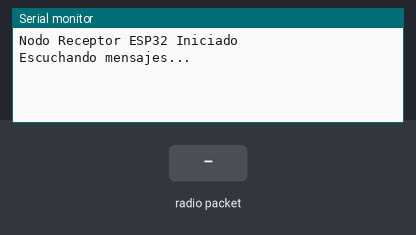
Simulated run of this sketch. Board: ESP32. On the bench: the last lines printed to the serial monitor. The test bench sets the inputs (shaded band). No radio packets arrive unless stated.

Above: at 1.2 s.
1.3 s: radio packet "1" arrives
At 2.5 s:
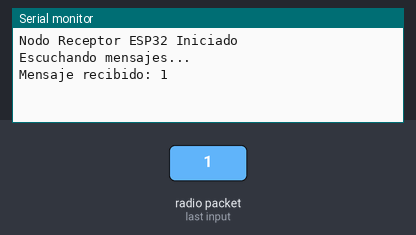
2.8 s: radio packet "0" arrives
At 3.8 s:
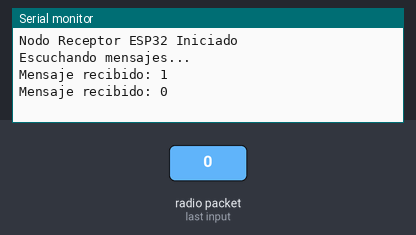
4.3 s: radio packet "2" arrives
At 4.9 s:
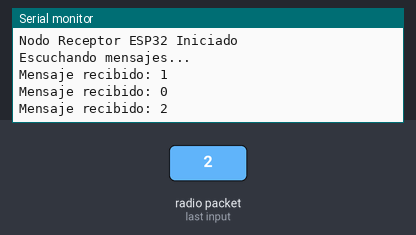

Measured:
- after the input at 1.3 s, the serial monitor: prints a new line at once (image 1)
- after the input at 2.8 s, the serial monitor: prints a new line at once (image 2)
- after the input at 4.3 s, the serial monitor: prints a new line at once (image 3)

The sketch:

CoordinadorNRF.ino
```cpp
#include <SPI.h>
#include <nRF24L01.h>

// Configuración de los pines CE y CSN para el ESP32
RF24 radio(4, 5); // CE, CSN

// Dirección del pipe. Debe ser la misma que en el emisor.
const byte address[6] = "00001";

void setup() {
  Serial.begin(115200);
  while (!Serial);
  Serial.println("Nodo Receptor ESP32 Iniciado");

  radio.begin();
  radio.printDetails();

  radio.setChannel(108);
  radio.setDataRate(RF24_250KBPS);
  radio.openReadingPipe(0, address);
  radio.setPALevel(RF24_PA_MIN);
  radio.startListening();
  Serial.println("Escuchando mensajes...");
}

void loop() {
  // Comprueba si hay datos disponibles para leer
  if (radio.available()) {
    char text[32] = ""; // Crea un buffer para almacenar el texto recibido
    radio.read(&text, sizeof(text));

    Serial.print("Mensaje recibido: ");
    Serial.println(text);
  }
}
```
